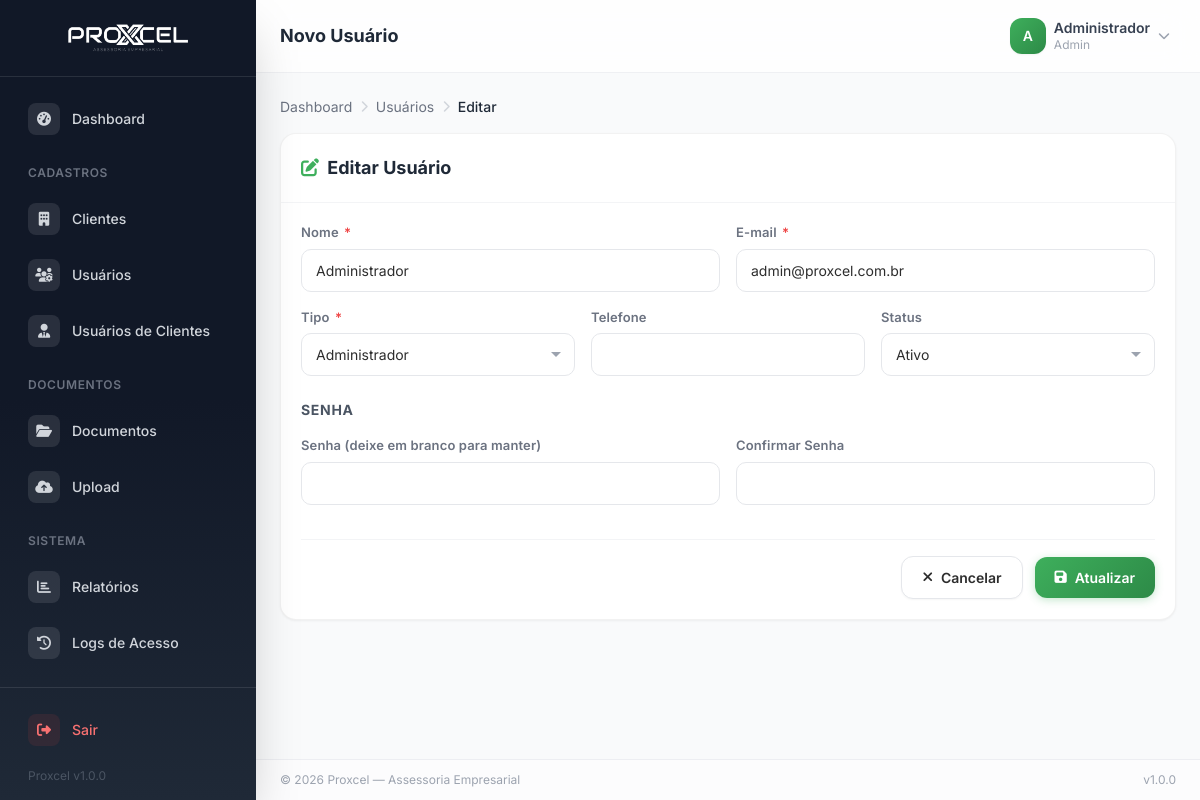
Screenshot of /pages/usuarios/form.php?id=1 (signed in) with the database file from the repository.
### tables this page shows
CREATE TABLE IF NOT EXISTS `ctempresa_proxcel_usuarios` (
    `id` INT UNSIGNED AUTO_INCREMENT PRIMARY KEY,
    `nome` VARCHAR(255) NOT NULL,
    `email` VARCHAR(255) NOT NULL UNIQUE,
    `senha` VARCHAR(255) NOT NULL,
    `tipo` ENUM('admin','operador') NOT NULL DEFAULT 'operador',
    `avatar` VARCHAR(255) DEFAULT NULL,
    `telefone` VARCHAR(20) DEFAULT NULL,
    `status` ENUM('ativo','inativo','bloqueado') NOT NULL DEFAULT 'ativo',
    `ultimo_acesso` DATETIME DEFAULT NULL,
    `criado_em` DATETIME NOT NULL DEFAULT CURRENT_TIMESTAMP,
    `atualizado_em` DATETIME NOT NULL DEFAULT CURRENT_TIMESTAMP ON UPDATE CURRENT_TIMESTAMP,
    INDEX `idx_tipo` (`tipo`),
    INDEX `idx_status` (`status`),
    INDEX `idx_email` (`email`)
);

### includes/security.php (called while the page is built, shortened)
<?php
require_once __DIR__ . '/../config/database.php';
class Security {
    public static function sanitize($input) {
        return htmlspecialchars(trim($input), ENT_QUOTES, 'UTF-8');
    }
    public static function escape($value) {
        return htmlspecialchars($value ?? '', ENT_QUOTES, 'UTF-8');
    }
}
function e($value) {
    return Security::escape($value);
}

### config/database.php (called while the page is built, shortened)
<?php
class Database {
    private static $instance = null;
    private $pdo;
    private function __construct() {
        $dsn = "mysql:host=" . DB_HOST . ";dbname=" . DB_NAME . ";charset=" . DB_CHARSET;
        $options = [
            PDO::ATTR_ERRMODE            => APP_DEBUG ? PDO::ERRMODE_EXCEPTION : PDO::ERRMODE_SILENT,
            PDO::ATTR_DEFAULT_FETCH_MODE => PDO::FETCH_ASSOC,
            PDO::ATTR_EMULATE_PREPARES   => false,
            PDO::MYSQL_ATTR_INIT_COMMAND => "SET NAMES " . DB_CHARSET,
        ];
        try {
            $this->pdo = new PDO($dsn, DB_USER, DB_PASS, $options);
        } catch (PDOException $e) {
            if (APP_DEBUG) {
                die("Erro de conexão: " . $e->getMessage());
            } else {
                error_log("Database connection error: " . $e->getMessage());
                die("Erro interno do servidor. Tente novamente mais tarde.");
            }
        }
    }
    public static function getInstance() {
        if (self::$instance === null) {
            self::$instance = new self();
        }
        return self::$instance;
    }
    public function query($sql, $params = []) {
        $stmt = $this->pdo->prepare($sql);
        $stmt->execute($params);
        return $stmt;
    }
    public function fetch($sql, $params = []) {
        $stmt = $this->query($sql, $params);
        return $stmt->fetch();
    }
    public static function table($name) {
        return DB_TABLE_PREFIX . $name;
    }
}
function db() {
    return Database::getInstance();
}
function tb($name) {
    return Database::table($name);
}

### pages/usuarios/form.php (the view, shortened to what this page needs)
<?php
require_once __DIR__ . '/../../templates/header.php';
$id = (int)get('id');
$usuario = null;
if ($id) {
    $usuario = db()->fetch("SELECT * FROM " . tb('usuarios') . " WHERE id = ?", [$id]);
} else {
    Permissions::requirePermission('usuarios.criar');
}
?>
<?= breadcrumb([
    ['label' => 'Dashboard', 'url' => APP_URL . '/pages/dashboard.php'],
    ['label' => 'Usuários', 'url' => APP_URL . '/pages/usuarios/index.php'],
    ['label' => $id ? 'Editar' : 'Novo', 'url' => '#']
]) ?>
<div class="card animate-fadeInUp">
    <div class="p-5 border-b border-gray-100">
        <h3 class="text-lg font-bold text-gray-800">
            <i class="fas fa-<?= $id ? 'edit' : 'user-plus' ?> text-proxcel mr-1"></i>
            <?= $id ? 'Editar Usuário' : 'Novo Usuário' ?>
        </h3>
    </div>
    <form method="POST" action="" class="p-5">
        <div class="form-grid mb-6">
            <div class="form-group col-6">
                <label>Nome <span class="required">*</span></label>
                <input type="text" name="nome" class="form-control" value="<?= e($usuario['nome'] ?? '') ?>" required>
            </div>
            <div class="form-group col-6">
                <label>E-mail <span class="required">*</span></label>
                <input type="email" name="email" class="form-control" value="<?= e($usuario['email'] ?? '') ?>" required>
            </div>
            <div class="form-group col-4">
                <label>Tipo <span class="required">*</span></label>
                <select name="tipo" class="form-control">
                    <option value="admin" <?= ($usuario['tipo'] ?? '') === 'admin' ? 'selected' : '' ?>>Administrador</option>
                </select>
            </div>
            <div class="form-group col-4">
                <label>Telefone</label>
                <input type="text" name="telefone" class="form-control" data-mask="phone" value="<?= e($usuario['telefone'] ?? '') ?>">
            </div>
            <div class="form-group col-4">
                <label>Status</label>
                <select name="status" class="form-control">
                    <option value="ativo" <?= ($usuario['status'] ?? 'ativo') === 'ativo' ? 'selected' : '' ?>>Ativo</option>
                </select>
            </div>
        </div>
        <h4 class="text-sm font-bold text-gray-600 uppercase tracking-wider mb-4">Senha</h4>
        <div class="form-grid mb-6">
            <div class="form-group col-6">
                <label>Senha <?= !$id ? '<span class="required">*</span>' : '(deixe em branco para manter)' ?></label>
                <input type="password" id="senha" name="senha" class="form-control" <?= !$id ? 'required' : '' ?>>
            </div>
            <div class="form-group col-6">
                <label>Confirmar Senha</label>
                <input type="password" name="confirmar_senha" class="form-control">
            </div>
        </div>
        <div class="flex items-center justify-end gap-3 pt-4 border-t border-gray-100">
            <a href="<?= APP_URL ?>/pages/usuarios/index.php" class="btn btn-secondary"><i class="fas fa-times"></i> Cancelar</a>
            <button type="submit" class="btn btn-primary"><i class="fas fa-save"></i> <?= $id ? 'Atualizar' : 'Salvar' ?></button>
        </div>
    </form>
</div>
<?php include __DIR__ . '/../../templates/footer.php'; ?>

### assets/css/app.css (style rules this page uses)
:root { --proxcel-primary: #3EAF5C; --proxcel-dark: #2D8A47; --proxcel-light: #5CC97A; --proxcel-50: #ECFDF0; --text-primary: #2D2D2D; --text-secondary: #6B7280; }
* { -webkit-tap-highlight-color: transparent; }
body { font-family: 'Inter', system-ui, -apple-system, sans-serif; color: var(--text-primary); overscroll-behavior: none; }
.card { background: #fff; border-radius: 1rem; border: 1px solid rgba(0, 0, 0, 0.05); box-shadow: 0 1px 3px rgba(0, 0, 0, 0.04), 0 1px 2px rgba(0, 0, 0, 0.02); transition: all 0.2s ease; }
.btn { display: inline-flex; align-items: center; justify-content: center; gap: 0.5rem; padding: 0.625rem 1.25rem; font-size: 0.875rem; font-weight: 600; border-radius: 0.75rem; transition: all 0.2s ease; cursor: pointer; border: none; outline: none; }
.btn-primary { background: linear-gradient(135deg, var(--proxcel-primary), var(--proxcel-dark)); color: #fff; box-shadow: 0 2px 8px rgba(62, 175, 92, 0.3); }
.btn-secondary { background: #fff; color: var(--text-primary); border: 1px solid #e5e7eb; box-shadow: 0 1px 2px rgba(0, 0, 0, 0.04); }
.form-grid { display: grid; grid-template-columns: repeat(12, 1fr); gap: 1rem; }
.col-4 { grid-column: span 4; }
.col-6 { grid-column: span 6; }
.form-group { display: flex; flex-direction: column; gap: 0.375rem; }
.form-group label { font-size: 0.8125rem; font-weight: 600; color: var(--text-secondary); letter-spacing: 0.01em; }
.form-group label .required { color: #EF4444; margin-left: 2px; }
.form-control { width: 100%; padding: 0.625rem 0.875rem; font-size: 0.875rem; color: var(--text-primary); background: #fff; border: 1.5px solid #e5e7eb; border-radius: 0.625rem; transition: all 0.2s ease; outline: none; }
.form-control::placeholder { color: #9ca3af; }
select.form-control { appearance: none; background-repeat: no-repeat; background-position: right 0.75rem center; padding-right: 2.5rem; }
.animate-fadeInUp { animation: fadeInUp 0.4s ease-out; }

### rows the page displays
ctempresa_proxcel_usuarios: nome "Administrador", email "admin@proxcel.com.br", tipo "Administrador", status "Ativo"

### other values shown
APP_NAME "Proxcel"
APP_VERSION "1.0.0"
$pageTitle "Novo Usuário"
getInitials($currentUser['nome']) "A"
$currentUser['nome'] "Administrador"
$currentUser['tipo'] "Admin"
$item['label'] "Dashboard"
$item['label'] "Usuários"
$item['label'] "Editar"
